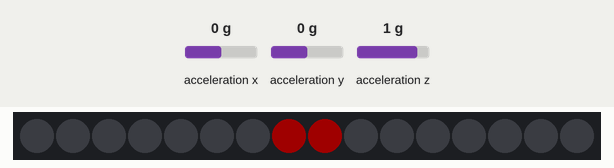
Simulated run of this sketch. Board: Arduino Uno, built with avr-gcc and run on an emulated ATmega328P. On the bench: 16 RGB LEDs in strip order, left to right. The inputs (shaded band) are chosen by the test bench; at power-on: acceleration x 0 g, acceleration y 0 g, acceleration z 1 g. Dim RGB values are drawn brighter than linear.

Above: at 2.9 s.
3.0 s: acceleration x set to -1.4 g
At 3.7 s:
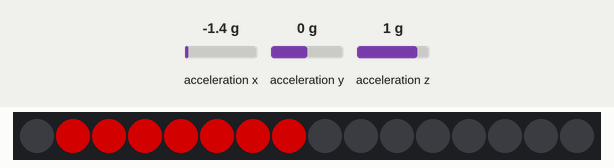
4.5 s: acceleration x set to -0.8 g
At 5.5 s:
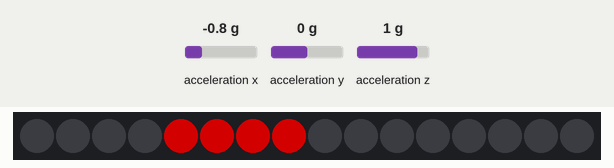
6.0 s: acceleration x set to 0.8 g
At 6.8 s:
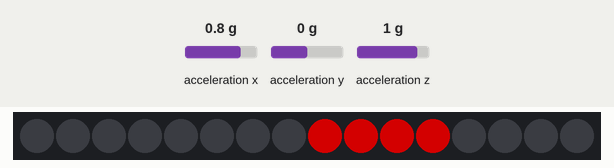
Timing chart, 0 to 9.0 s (numbered marks = the images above; inputs shaded):
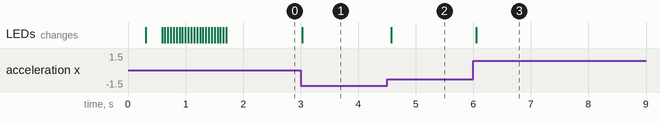

The sketch:

corner_master_9000.ino
```cpp
//corner master 9000
//Nicholas Mykulowycz
//Created jul 15, 2014

#include <Wire.h>                 //i2c library
#include <Adafruit_Sensor.h>      //generic sensor library
#include <Adafruit_NeoPixel.h>    //for display
#include <Adafruit_ADXL345_U.h>   //for acceleraometer

#define DISPLAY_PIN 6
#define HIGH_INTENSITY 127
#define MAX_FORCE 1.5

/* Assign a unique ID to this sensor at the same time */
Adafruit_ADXL345_Unified accel = Adafruit_ADXL345_Unified(12345);

// Parameter 1 = number of pixels in strip
// Parameter 2 = Arduino pin number (most are valid)
// Parameter 3 = pixel type flags, add together as needed:
//   NEO_KHZ800  800 KHz bitstream (most NeoPixel products w/WS2812 LEDs)
//   NEO_KHZ400  400 KHz (classic 'v1' (not v2) FLORA pixels, WS2811 drivers)
//   NEO_GRB     Pixels are wired for GRB bitstream (most NeoPixel products)
//   NEO_RGB     Pixels are wired for RGB bitstream (v1 FLORA pixels, not v2)
Adafruit_NeoPixel strip = Adafruit_NeoPixel(16, DISPLAY_PIN, NEO_GRB + NEO_KHZ800);

int offset = strip.numPixels()/2;
float avg_val = 0;

void setup() {
  //intitialize strip
  strip.begin();
  //send all off to strip
  strip.show();

   /* Initialise the sensor */
  if(!accel.begin())
  {
    /* There was a problem detecting the ADXL345 ... check your connections */
    Serial.println("Ooops, no ADXL345 detected ... Check your wiring!");
    while(1);
  }

  /* Set the range to whatever is appropriate for your project */
  accel.setRange(ADXL345_RANGE_2_G);

  //start of fade sequence
  centerWipeFade(HIGH_INTENSITY, 30);

  int intensity = 0;
  int fade = 6;
  //fade in zero force indicator
  while(intensity < HIGH_INTENSITY) {
    intensity = intensity + fade;
    strip.setPixelColor(7, strip.Color(intensity, 0, 0));
    strip.setPixelColor(8, strip.Color(intensity, 0, 0));
    delay(50);
    strip.show();
  }

  //Serial.begin(9600);
}

void loop() {

  //Get a new sensor event
  sensors_event_t event;
  accel.getEvent(&event);

  /* Get a new acceleration */
  //avg_val = getAverageForce(3, 'x');
  avg_val = event.acceleration.x;

  //set the display to corresponding x force value
  setForceDisplay(avg_val);

  delay(75);

  //set neopixel parameters
  //strip.setPixelColor(8, strip.Color(100,0,0));

  //send data to neopixels
  //strip.show();

  //centerWipeFade(strip.Color(100, 0, 0), 30);
  //delay(1500);
  //clearDisplay();
  //delay(1500);

}

//fading wipe neopixel function, plays when microcontroller first starts
void centerWipeFade(uint8_t red, uint8_t wait){
  //

  int red_fade = 13;
  int tmp_red = red;
  int fade_length = red/red_fade;

  int loop_cycles = offset+fade_length+2;
  int addr = 0;


  //primary fade loop
  for(int i=0; i<loop_cycles; i++) {

    //positive half
    for(int j=0; j<=i; j++) {
      tmp_red = red-(j*red_fade);
      //prevent a "negative" intensity from being written
      if(tmp_red < 0){
        tmp_red = 0;
      }
      //calculate pixel address
      addr = i + offset - j -1;
      //only write to pixel if it physically exists on positive half
      if(addr>=offset && addr<=15){
        strip.setPixelColor(addr, strip.Color(tmp_red, 0, 0));
        //strip.setPixelColor(j-8, strip.Color(tmp_red, 0, 0));
      }
    }

    //negative half
    for(int k=0; k<=i; k++) {
      tmp_red = red-(k*red_fade);
      //prevent a "negative" intensity from being written
      if(tmp_red < 0){
        tmp_red = 0;
      }
      //calculate pixel address
      addr = offset - i + k;
      //only write to the negative pixels that actually exist
      if(addr>=0 && addr<=offset) {
        strip.setPixelColor(addr, strip.Color(tmp_red, 0, 0));
      }

    }

    strip.show();
    delay(wait);
  }


}

//write to neopixel display
void setForceDisplay(float force_value) {
  //figure out value corresponding to a single pixel
  float segment_value = MAX_FORCE/offset;
  float g_force_value = force_value/9.8;
  float tmp_force_value= 0;
  int pixels = 0;
  int full_red = HIGH_INTENSITY;
  int tmp_red = 0;
  int addr = 0;

  //calculate number of pixels to illuminate
  pixels = abs(g_force_value/segment_value);

  //clear display but dont refresh
  clearDisplay(false);

  //if force value is fairly small then just illuminate center pixels
  if(g_force_value < (segment_value) && g_force_value > (-1*segment_value)){
    //calculate intensity
    tmp_red = full_red/4;
    strip.setPixelColor(7, strip.Color(tmp_red, 0, 0));
    strip.setPixelColor(8, strip.Color(tmp_red, 0, 0));
  }

  //if force value is positive illuminate positive half of display
  else if(g_force_value > 0){
    //cycle through entire display
    for(int i=0; i<offset; i++){
      //calculate pixel address
      addr = i+offset;
      //if pixel value is greater then loop index then pixel should be illuminated
      if(pixels > i){
        strip.setPixelColor(addr, strip.Color(full_red, 0, 0));
      }
      //if pixel is equal to index then set to partial brightness
      /*
      else if(pixels == i){
        //calculate intermediate force
        tmp_force_value = force_value-(i*segment_value);
        //scale partial brigness to ratio of intermediate force over value of single segment
        tmp_red = full_red*(tmp_force_value/segment_value);
        //send data to pixel
        strip.setPixelColor(addr, strip.Color(tmp_red, 0, 0));
      }
      */
      //otherwise turn pixel off
      else{
        strip.setPixelColor(addr, strip.Color(0, 0, 0));
      }
    }

  }

  //if force value is negative illuminate negative half of display
  else if(g_force_value < 0){
    //cycle through entire display
    for(int i=0; i<offset; i++){
      //calculate pixel address
      addr = offset-i-1;
      //if pixel value is greater then loop index then pixel should be illuminated
      if(pixels > i){
        strip.setPixelColor(addr, strip.Color(full_red, 0, 0));
      }
      //otherwise turn pixel off
      else{
        strip.setPixelColor(addr, strip.Color(0, 0, 0));
      }
    }

  }

  //send data to display
  strip.show();


}

float getAverageForce(int samples, char axis){
  double total_value = 0;
  float avg_value = 0;

  for(int i=0; i<samples; i++){
    /* Get a new sensor event */
    sensors_event_t event;
    accel.getEvent(&event);
    //assing value to array
    total_value += event.acceleration.x;
  }

  //calculate average
  avg_value = total_value/samples;

  return avg_value;
}

//clears all LED states
void clearDisplay(boolean refresh) {
  for(int i=0; i<strip.numPixels(); i++) {
    strip.setPixelColor(i, strip.Color(0,0,0));
  }
  if(refresh){
    strip.show();
  }
}
```

Measured:
- after the input at 3.0 s, the LEDs: change at once (image 1)
- after the input at 4.5 s, the LEDs: change after 0.08 s (image 2)
- after the input at 6.0 s, the LEDs: change after 0.05 s (image 3)
